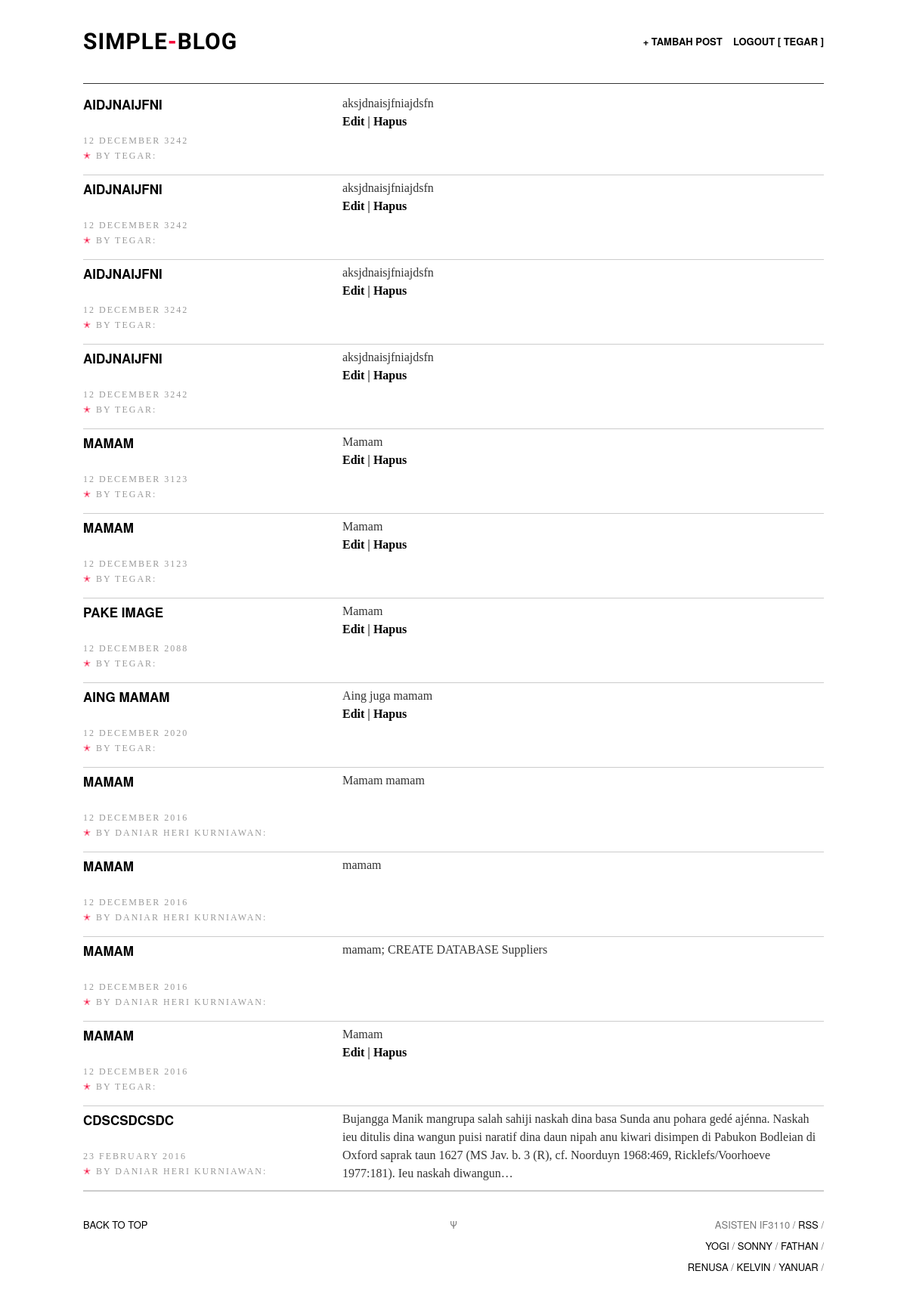
/index.php (signed in), run on the app's committed database.
### tables this page shows
CREATE TABLE `post` (
  `Post_Id` int(100) NOT NULL,
  `Creator_Id` int(11) NOT NULL,
  `Title` varchar(100) NOT NULL,
  `Date` datetime NOT NULL,
  `Contents` text NOT NULL,
  `Image` varchar(255) DEFAULT NULL
);

CREATE TABLE `user` (
  `User_Id` int(11) NOT NULL,
  `Nama` varchar(25) NOT NULL,
  `Email` varchar(25) NOT NULL,
  `Password` varchar(25) NOT NULL,
  `base2` int(11) NOT NULL,
  `random` int(11) NOT NULL,
  `shared_key` int(11) NOT NULL
);

### posthandling.php (called while the page is built, shortened)
<?php
if (isset($_SESSION["isLogin"])){
	function getpost($con)
	{	$sql = "SELECT user.Nama , post.* FROM post INNER join user ON post.Creator_Id = user.User_Id ORDER BY Date DESC";
		$result = mysqli_query($con,$sql);
		return $result;
	}
}else{
    header("Location: login.php");
}
 ?>

### mainviewer.php (the view, shortened to what this page needs)
<?php
	include 'posthandling.php';
	function phpsqlconnection ()
	{
	    $con=mysqli_connect("mysql:3306","root","dev","simpleblog");
	    return $con;
	}
	function artlistitem ()
	{
		$connection = phpsqlconnection();
		$getpostresult = getpost($connection);
		while($row = mysqli_fetch_array($getpostresult)) {
		echo
			"<li class=\"art-list-item\">";
		echo
            "<div class=\"art-list-item-title-and-time\">";
		echo
			"<h2 class=\"art-list-title\"><a href=\"post.php?postid=".htmlspecialchars($row['Post_Id'], ENT_QUOTES, 'UTF-8')."\">".htmlspecialchars($row['Title'], ENT_QUOTES, 'UTF-8')."</a></h2>";
		$time = strtotime(htmlspecialchars($row['Date'], ENT_QUOTES, 'UTF-8'));
		$time = date('j F Y',$time);
		echo
			"<div class=\"art-list-time\">".$time."</div>
            <div class=\"art-list-time\"><span style=\"color:#F40034;\">&#10029;</span> By ".$row['Nama'].":</div>";
			if (str_word_count(htmlspecialchars($row['Contents'], ENT_QUOTES, 'UTF-8'))>47)
			{
				echo
	            "</div>
	            <p>".htmlspecialchars(implode(' ', array_slice(explode(' ',$row['Contents']), 0, 47)), ENT_QUOTES, 'UTF-8')."&hellip;</p>";
	        echo
	        "</li>";
			}
			else
			{
				echo
	            "</div>
	            <p>".htmlspecialchars($row['Contents'], ENT_QUOTES, 'UTF-8')."</p>";
	            if($row['Nama']==$_SESSION['myNama']){
		           echo
		           "<p>
	              <b><a href=\"edit_post.php?postid=".htmlspecialchars($row['Post_Id'], ENT_QUOTES, 'UTF-8')."\">Edit</a> | <a href=\"javascript:void(0)\" onclick=\"validatedelete".htmlspecialchars($row['Post_Id'], ENT_QUOTES, 'UTF-8')."()\">Hapus</a> </b>
	            </p>";
	        	}
	        echo
	        "</li>";
			}
    	}
	}
 ?>

### assets/css/screen.css (style rules this page uses)
html, body, div, span, object, iframe, h1, h2, h3, h4, h5, h6, p, blockquote, pre, a, address, cite, code, em, img, small, strong, ol, ul, li, fieldset, form, label, legend, table, caption, tbody, tfoot, thead, tr, th, td, article, aside, canvas, embed, figure, figcaption, footer, header, hgroup, menu, nav, section, summary, time, audio, video { margin: 0; padding: 0; border: 0; font-size: 100%; font: inherit; vertical-align: baseline; }
html, body, .wrapper { min-height: 100%; }
html, body { height: 100%; }
body { overflow-x: hidden; font: 17px/28px ff-meta-serif-web-pro, "Georgia", serif; color: #333; background: #fff; }
h1, h2, h3, h4, h5, h6 { font-family: "proxima-nova", "helvetica neue", "helvetica", sans-serif; font-weight: normal; text-transform: uppercase; font-weight: 700; color: #000; text-rendering: optimizeLegibility; }
h2 { font-size: 45px; padding-bottom: 25px; }
p { margin: 0 0 28px 0; }
a { color: #000000 !important; text-decoration: none; -webkit-transition: color .2s ease-in-out; -moz-transition: color .2s ease-in-out; transition: color .2s ease-in-out; }
.art-list-item { padding: 5px 0; list-style: none; overflow: hidden; border-bottom: 1px solid #ccc; }
.art-list-title { font-size: 17px; line-height: 26px; font-weight: 700; }
.art-list-item-title-and-time { float: left; width: 30%; margin-bottom: 10px; }
.art-list-time { font-size: 12px; line-height: 20px; letter-spacing: 2px; text-transform: uppercase; color: #999; }
.art-list-title a { color: #000; }
.art-list-item p { width: 65%; float: left; margin-left: 5%; margin-bottom: 0; font-size: 16px; line-height: 24px; }

### data on the page
post: Title "AIDJNAIJFNI", Date "12 DECEMBER 3242", Creator_Id.Nama "TEGAR", Contents "aksjdnaisjfniajdsfn"
post: Title "AIDJNAIJFNI", Date "12 DECEMBER 3242", Creator_Id.Nama "TEGAR", Contents "aksjdnaisjfniajdsfn"
post: Title "AIDJNAIJFNI", Date "12 DECEMBER 3242", Creator_Id.Nama "TEGAR", Contents "aksjdnaisjfniajdsfn"
post: Title "AIDJNAIJFNI", Date "12 DECEMBER 3242", Creator_Id.Nama "TEGAR", Contents "aksjdnaisjfniajdsfn"
post: Title "MAMAM", Date "12 DECEMBER 3123", Creator_Id.Nama "TEGAR", Contents "Mamam"
post: Title "MAMAM", Date "12 DECEMBER 3123", Creator_Id.Nama "TEGAR", Contents "Mamam"
post: Title "PAKE IMAGE", Date "12 DECEMBER 2088", Creator_Id.Nama "TEGAR", Contents "Mamam"
post: Title "AING MAMAM", Date "12 DECEMBER 2020", Creator_Id.Nama "TEGAR", Contents "Aing juga mamam"
post: Title "MAMAM", Date "12 DECEMBER 2016", Creator_Id.Nama "DANIAR HERI KURNIAWAN", Contents "Mamam mamam"
post: Title "MAMAM", Date "12 DECEMBER 2016", Creator_Id.Nama "DANIAR HERI KURNIAWAN", Contents "mamam"
post: Title "MAMAM", Date "12 DECEMBER 2016", Creator_Id.Nama "DANIAR HERI KURNIAWAN", Contents "mamam; CREATE DATABASE Suppliers"
post: Title "MAMAM", Date "12 DECEMBER 2016", Creator_Id.Nama "TEGAR", Contents "Mamam"
post: Title "CDSCSDCSDC", Date "23 FEBRUARY 2016", Creator_Id.Nama "DANIAR HERI KURNIAWAN", Contents "Bujangga Manik mangrupa salah sahiji naskah dina basa Sunda anu pohara gedé ajénna. Naskah ieu ditulis dina wangun puisi naratif dina daun nipah anu kiwari disimpen di Pabukon Bodleian di Oxford saprak taun 1627 (MS Jav. b. 3 (R), cf. Noorduyn 1968:469, Ricklefs/Voorhoeve 1977:181). Ieu naskah diwangun"

### other printed values
$_SESSION["myNama"] "TEGAR"
